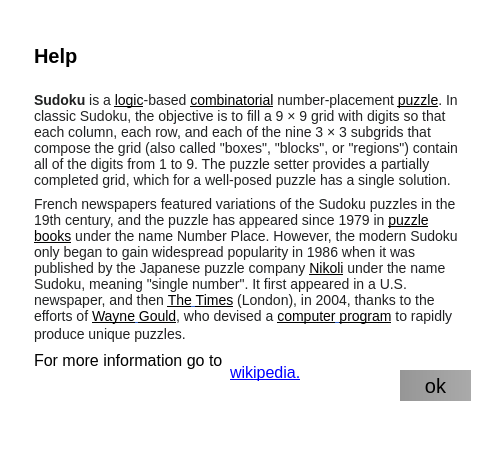
<?xml version="1.0" encoding="UTF-8"?>
<ui version="4.0">
 <class>MainWindow</class>
 <widget class="QMainWindow" name="MainWindow">
  <property name="geometry">
   <rect>
    <x>0</x>
    <y>0</y>
    <width>500</width>
    <height>449</height>
   </rect>
  </property>
  <property name="minimumSize">
   <size>
    <width>500</width>
    <height>449</height>
   </size>
  </property>
  <property name="maximumSize">
   <size>
    <width>500</width>
    <height>449</height>
   </size>
  </property>
  <property name="mouseTracking">
   <bool>false</bool>
  </property>
  <property name="tabletTracking">
   <bool>false</bool>
  </property>
  <property name="acceptDrops">
   <bool>false</bool>
  </property>
  <property name="windowTitle">
   <string>Help</string>
  </property>
  <property name="windowIcon">
   <iconset>
    <normaloff>Help.png</normaloff>Help.png</iconset>
  </property>
  <property name="styleSheet">
   <string notr="true">background-color: white; border: none;</string>
  </property>
  <widget class="QWidget" name="centralwidget">
   <widget class="QTextEdit" name="textEdit">
    <property name="geometry">
     <rect>
      <x>30</x>
      <y>40</y>
      <width>441</width>
      <height>401</height>
     </rect>
    </property>
    <property name="font">
     <font>
      <pointsize>15</pointsize>
     </font>
    </property>
    <property name="styleSheet">
     <string notr="true">background-color: transparent; border: none;</string>
    </property>
    <property name="readOnly">
     <bool>true</bool>
    </property>
    <property name="html">
     <string>&lt;!DOCTYPE HTML PUBLIC &quot;-//W3C//DTD HTML 4.0//EN&quot; &quot;http://www.w3.org/TR/REC-html40/strict.dtd&quot;&gt;
&lt;html&gt;&lt;head&gt;&lt;meta name=&quot;qrichtext&quot; content=&quot;1&quot; /&gt;&lt;meta charset=&quot;utf-8&quot; /&gt;&lt;style type=&quot;text/css&quot;&gt;
p, li { white-space: pre-wrap; }
hr { height: 1px; border-width: 0; }
li.unchecked::marker { content: &quot;\2610&quot;; }
li.checked::marker { content: &quot;\2612&quot;; }
&lt;/style&gt;&lt;/head&gt;&lt;body style=&quot; font-family:'Segoe UI'; font-size:15pt; font-weight:400; font-style:normal;&quot;&gt;
&lt;p style=&quot; margin-top:0px; margin-bottom:0px; margin-left:0px; margin-right:0px; -qt-block-indent:0; text-indent:0px;&quot;&gt;&lt;span style=&quot; font-weight:700;&quot;&gt;Help &lt;/span&gt;&lt;/p&gt;
&lt;p style=&quot;-qt-paragraph-type:empty; margin-top:0px; margin-bottom:0px; margin-left:0px; margin-right:0px; -qt-block-indent:0; text-indent:0px; font-weight:700;&quot;&gt;&lt;br /&gt;&lt;/p&gt;
&lt;p style=&quot; margin-top:0px; margin-bottom:0px; margin-left:0px; margin-right:0px; -qt-block-indent:0; text-indent:0px;&quot;&gt;&lt;span style=&quot; font-family:'sans-serif'; font-size:14px; font-weight:700; color:#202122;&quot;&gt;Sudoku&lt;/span&gt;&lt;span style=&quot; font-family:'sans-serif'; font-size:14px; color:#202122;&quot;&gt; is a &lt;/span&gt;&lt;a href=&quot;https://en.wikipedia.org/wiki/Logic&quot;&gt;&lt;span style=&quot; font-family:'sans-serif'; font-size:14px; text-decoration: underline; color:#000000;&quot;&gt;logic&lt;/span&gt;&lt;/a&gt;&lt;span style=&quot; font-family:'sans-serif'; font-size:14px; color:#202122;&quot;&gt;-based &lt;/span&gt;&lt;a href=&quot;https://en.wikipedia.org/wiki/Combinatorics&quot;&gt;&lt;span style=&quot; font-family:'sans-serif'; font-size:14px; text-decoration: underline; color:#000000;&quot;&gt;combinatorial&lt;/span&gt;&lt;/a&gt;&lt;span style=&quot; font-family:'sans-serif'; font-size:14px; color:#202122;&quot;&gt; number-placement &lt;/span&gt;&lt;a href=&quot;https://en.wikipedia.org/wiki/Puzzle&quot;&gt;&lt;span style=&quot; font-family:'sans-serif'; font-size:14px; text-decoration: underline; color:#000000;&quot;&gt;puzzle&lt;/span&gt;&lt;/a&gt;&lt;span style=&quot; font-family:'sans-serif'; font-size:14px; color:#202122;&quot;&gt;. In classic Sudoku, the objective is to fill a 9 × 9 grid with digits so that each column, each row, and each of the nine 3 × 3 subgrids that compose the grid (also called &amp;quot;boxes&amp;quot;, &amp;quot;blocks&amp;quot;, or &amp;quot;regions&amp;quot;) contain all of the digits from 1 to 9. The puzzle setter provides a partially completed grid, which for a well-posed puzzle has a single solution.&lt;/span&gt;&lt;/p&gt;
&lt;p style=&quot; margin-top:8px; margin-bottom:8px; margin-left:0px; margin-right:0px; -qt-block-indent:0; text-indent:0px; background-color:#ffffff;&quot;&gt;&lt;span style=&quot; font-family:'sans-serif'; font-size:14px; color:#202122; background-color:#ffffff;&quot;&gt;French newspapers featured variations of the Sudoku puzzles in the 19th century, and the puzzle has appeared since 1979 in&lt;/span&gt;&lt;span style=&quot; font-family:'sans-serif'; font-size:14px; color:#202122;&quot;&gt; &lt;/span&gt;&lt;a href=&quot;https://en.wikipedia.org/wiki/Puzzle_book&quot;&gt;&lt;span style=&quot; font-family:'sans-serif'; font-size:14px; text-decoration: underline; color:#000000;&quot;&gt;puzzle&lt;/span&gt;&lt;/a&gt;&lt;a href=&quot;https://en.wikipedia.org/wiki/Puzzle_book&quot;&gt;&lt;span style=&quot; font-family:'sans-serif'; font-size:14px; text-decoration: underline; color:#3366cc;&quot;&gt; &lt;/span&gt;&lt;/a&gt;&lt;a href=&quot;https://en.wikipedia.org/wiki/Puzzle_book&quot;&gt;&lt;span style=&quot; font-family:'sans-serif'; font-size:14px; text-decoration: underline; color:#000000;&quot;&gt;books&lt;/span&gt;&lt;/a&gt;&lt;span style=&quot; font-family:'sans-serif'; font-size:14px; color:#202122;&quot;&gt; under the name Number Place. However, the modern Sudoku only began to gain widespread popularity in 1986 when it was published by the Japanese puzzle company &lt;/span&gt;&lt;a href=&quot;https://en.wikipedia.org/wiki/Nikoli_(publisher)&quot;&gt;&lt;span style=&quot; font-family:'sans-serif'; font-size:14px; text-decoration: underline; color:#000000;&quot;&gt;Nikoli&lt;/span&gt;&lt;/a&gt;&lt;span style=&quot; font-family:'sans-serif'; font-size:14px; color:#202122;&quot;&gt; under the name Sudoku, meaning &amp;quot;single number&amp;quot;. It first appeared in a U.S. newspaper, and then &lt;/span&gt;&lt;a href=&quot;https://en.wikipedia.org/wiki/The_Times&quot;&gt;&lt;span style=&quot; font-family:'sans-serif'; font-size:14px; text-decoration: underline; color:#000000;&quot;&gt;The&lt;/span&gt;&lt;/a&gt;&lt;a href=&quot;https://en.wikipedia.org/wiki/The_Times&quot;&gt;&lt;span style=&quot; font-family:'sans-serif'; font-size:14px; text-decoration: underline; color:#3366cc;&quot;&gt; &lt;/span&gt;&lt;/a&gt;&lt;a href=&quot;https://en.wikipedia.org/wiki/The_Times&quot;&gt;&lt;span style=&quot; font-family:'sans-serif'; font-size:14px; text-decoration: underline; color:#000000;&quot;&gt;Times&lt;/span&gt;&lt;/a&gt;&lt;span style=&quot; font-family:'sans-serif'; font-size:14px; color:#202122;&quot;&gt; (London), in 2004, thanks to the efforts of &lt;/span&gt;&lt;a href=&quot;https://en.wikipedia.org/wiki/Wayne_Gould&quot;&gt;&lt;span style=&quot; font-family:'sans-serif'; font-size:14px; text-decoration: underline; color:#000000;&quot;&gt;Wayne&lt;/span&gt;&lt;/a&gt;&lt;a href=&quot;https://en.wikipedia.org/wiki/Wayne_Gould&quot;&gt;&lt;span style=&quot; font-family:'sans-serif'; font-size:14px; text-decoration: underline; color:#3366cc;&quot;&gt; &lt;/span&gt;&lt;/a&gt;&lt;a href=&quot;https://en.wikipedia.org/wiki/Wayne_Gould&quot;&gt;&lt;span style=&quot; font-family:'sans-serif'; font-size:14px; text-decoration: underline; color:#000000;&quot;&gt;Gould&lt;/span&gt;&lt;/a&gt;&lt;span style=&quot; font-family:'sans-serif'; font-size:14px; color:#202122;&quot;&gt;, who devised a &lt;/span&gt;&lt;a href=&quot;https://en.wikipedia.org/wiki/Computer_program&quot;&gt;&lt;span style=&quot; font-family:'sans-serif'; font-size:14px; text-decoration: underline; color:#000000;&quot;&gt;computer&lt;/span&gt;&lt;/a&gt;&lt;a href=&quot;https://en.wikipedia.org/wiki/Computer_program&quot;&gt;&lt;span style=&quot; font-family:'sans-serif'; font-size:14px; text-decoration: underline; color:#3366cc;&quot;&gt; &lt;/span&gt;&lt;/a&gt;&lt;a href=&quot;https://en.wikipedia.org/wiki/Computer_program&quot;&gt;&lt;span style=&quot; font-family:'sans-serif'; font-size:14px; text-decoration: underline; color:#000000;&quot;&gt;program&lt;/span&gt;&lt;/a&gt;&lt;span style=&quot; font-family:'sans-serif'; font-size:14px; color:#202122;&quot;&gt; to rapidly produce unique puzzles.&lt;/span&gt;&lt;span style=&quot; font-size:12pt;&quot;&gt;     &lt;/span&gt;&lt;/p&gt;
&lt;p style=&quot; margin-top:8px; margin-bottom:8px; margin-left:0px; margin-right:0px; -qt-block-indent:0; text-indent:0px; background-color:#ffffff;&quot;&gt;&lt;span style=&quot; font-size:12pt;&quot;&gt;For more information go to             &lt;/span&gt;&lt;/p&gt;&lt;/body&gt;&lt;/html&gt;</string>
    </property>
   </widget>
   <widget class="QPushButton" name="btn_ok">
    <property name="geometry">
     <rect>
      <x>400</x>
      <y>370</y>
      <width>71</width>
      <height>31</height>
     </rect>
    </property>
    <property name="font">
     <font>
      <pointsize>15</pointsize>
     </font>
    </property>
    <property name="cursor">
     <cursorShape>PointingHandCursor</cursorShape>
    </property>
    <property name="styleSheet">
     <string notr="true">background-color: qlineargradient(spread:pad, x1:0, y1:0, x2:1, y2:0, stop:0 rgba(150, 150, 150, 255), stop:1 rgba(170, 170, 170, 255))
</string>
    </property>
    <property name="text">
     <string>ok</string>
    </property>
   </widget>
   <widget class="QLabel" name="label_2">
    <property name="geometry">
     <rect>
      <x>230</x>
      <y>363</y>
      <width>91</width>
      <height>20</height>
     </rect>
    </property>
    <property name="font">
     <font>
      <pointsize>12</pointsize>
     </font>
    </property>
    <property name="text">
     <string>&lt;html&gt;&lt;head/&gt;&lt;body&gt;&lt;p&gt;&lt;a href=&quot;https://en.wikipedia.org/wiki/Sudoku&quot;&gt;&lt;span style=&quot; text-decoration: underline; color:#0000ff;&quot;&gt;wikipedia.&lt;/span&gt;&lt;/a&gt;&lt;/p&gt;&lt;/body&gt;&lt;/html&gt;</string>
    </property>
    <property name="openExternalLinks">
     <bool>true</bool>
    </property>
   </widget>
  </widget>
  <widget class="QMenuBar" name="menubar">
   <property name="geometry">
    <rect>
     <x>0</x>
     <y>0</y>
     <width>500</width>
     <height>22</height>
    </rect>
   </property>
  </widget>
  <widget class="QStatusBar" name="statusbar"/>
 </widget>
 <resources/>
 <connections/>
</ui>
